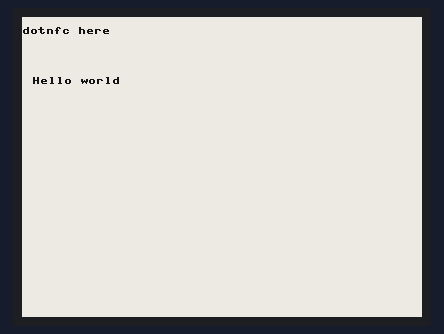
Bench run of a program on a simulated ESP32 board running MicroPython. Shown: 400×300 one-colour display. An e-paper refresh takes a nominal 2 s (0.4 s partial, 12 s with colour).

Above: at 3.5 s.

The program:

epd_z96.py
```python
#-*- coding:utf-8 -*-
#----------------------------------------------------------------
# FPC Label: HINK-E042A13-A0
# Panel    : GDEH042Z96
# IC       : SSD1619A
# Product  : Stellar-XL3N
#
# by dotnfc, 2023/09/22
#

from micropython import const
from machine import SPI, Pin
from time import sleep_ms
from framebuf import *
from logger import *
from board import *

BUSY = const(1)  # 1=busy, 0=idle

class EPD(FrameBuffer):
    # Display resolution
    WIDTH  = const(400)
    HEIGHT = const(300)
    BUF_SIZE = const(WIDTH * HEIGHT // 8)

    def __init__(self):

        self.spi = SPI(1, baudrate=20000000, polarity=0, phase=0, sck=EPD_PIN_SCK, mosi=EPD_PIN_SDA)
        self.spi.init()

        self.cs = EPD_PIN_CS
        self.dc = EPD_PIN_DC
        self.rst = EPD_PIN_RST
        self.busy = EPD_PIN_BUSY

        self.cs.init(self.cs.OUT, value=1)
        self.dc.init(self.dc.OUT, value=0)
        self.rst.init(self.rst.OUT, value=0)
        self.busy.init(self.busy.IN)

        self.width = self.WIDTH
        self.height = self.HEIGHT

        self.buf = bytearray(self.BUF_SIZE)
        super().__init__(self.buf, self.WIDTH, self.HEIGHT, MONO_HLSB)

    LUT_FULL_UPDATE    = bytearray(b'\x80\x60\x40\x00\x00\x00\x00\x10\x60\x20\x00\x00\x00\x00\x80\x60\x40\x00\x00\x00\x00\x10\x60\x20\x00\x00\x00\x00\x00\x00\x00\x00\x00\x00\x00\x03\x03\x00\x00\x02\x09\x09\x00\x00\x02\x03\x03\x00\x00\x02\x00\x00\x00\x00\x00\x00\x00\x00\x00\x00\x00\x00\x00\x00\x00\x00\x00\x00\x00\x00\x15\x41\xA8\x32\x30\x0A')
    LUT_PARTIAL_UPDATE = bytearray(b'\x00\x00\x00\x00\x00\x00\x00\x80\x00\x00\x00\x00\x00\x00\x40\x00\x00\x00\x00\x00\x00\x00\x00\x00\x00\x00\x00\x00\x00\x00\x00\x00\x00\x00\x00\x0A\x00\x00\x00\x00\x00\x00\x00\x00\x00\x00\x00\x00\x00\x00\x00\x00\x00\x00\x00\x00\x00\x00\x00\x00\x00\x00\x00\x00\x00\x00\x00\x00\x00\x00\x15\x41\xA8\x32\x30\x0A')

    def refresh(self, buf = None, full=True):
        '''Update screen contents.

        Args:
            - buf: the display contents to screen, can be none to use internal buffer
            - full: whether to update the entire screen, or just the partial of it
        '''

        if full:
            dprint("refresh full screen")
            self.init_full()
        else:
            dprint("refresh partial screen")
            self.init_partial()
            self.set_memory_area(0, 0, self.WIDTH, self.HEIGHT)

        self._command(0x24)
        if buf is not None:
            self._data(buf)
        else:
            self._data(self.buf)

        if full:
            self.update_full()
        else:
            self.update_partial()

        self.wait_until_idle()

        self._command(0x26)
        if buf is not None:
            self._data(buf)
        else:
            self._data(self.buf)

    def _command(self, command, data=None):
        self.cs(1) # according to LOLIN_EPD
        self.dc(0)
        self.cs(0)
        if isinstance(command, int):
            command = bytearray([command])
        self.spi.write(command)
        self.cs(1)
        if data is not None:
            if isinstance(data, int):
                data = bytearray([data])
            self._data(data)

    def _data(self, data):
        self.cs(1) # according to LOLIN_EPD
        self.dc(1)
        self.cs(0)
        if isinstance(data, int):
            data = bytearray([data])
        self.spi.write(data)
        self.cs(1)

    def power_on(self):
        self._command(0x22)
        self._data(0xc0)
        self._command(0x20)
        self.wait_until_idle()

    def power_off(self):
        self._command(0x22)
        self._data(0xc3)
        self._command(0x20)
        self.wait_until_idle()

    def init(self):
        self.init_full()

    def init_panel(self, reset=True):
        if reset:
            self.reset()

        self._command(0x74, 0x54); #set analog block control
        self._command(0x7E, 0x3B); #set digital block control
        self._command(0x0f, 0x00); #set gate scan start position
        self._command(0x01, b'\x2b\x01\x00'); #Driver output control
        self._command(0x3C, 0x03); # Border Wavefrom
        self._command(0x2C, 0x70); # VCOM Voltage
        self._command(0x03, 0x15); # Gate Driving Voltage Control 19V
        self._command(0x04, b'\x41\xa8\x32'); # Source Driving Voltage Control

        self._command(0x3A, 0x30); # Dummy Line
        self._command(0x3B, 0x0A); # Gate Time

        self.set_memory_area(0, 0, self.WIDTH, self.HEIGHT)

    def init_full(self):
        self.init_panel()
        self.set_lut(self.LUT_FULL_UPDATE)
        self.power_on()

    def init_partial(self):
        self.init_panel(False)
        self._command(0x2C, 0x26); # VCOM Voltage
        self.set_lut(self.LUT_PARTIAL_UPDATE)
        self.power_on()

    def update_full(self):
        self._command(0x22, 0xc4)
        self._command(0x20)
        self.wait_until_idle()

    def update_partial(self):
        self._command(0x22, 0x04)
        self._command(0x20)
        self.wait_until_idle()

    def wait_until_idle(self):
            while self.busy.value() == BUSY:
                sleep_ms(100)

    def set_lut(self, lut):
        self._command(0x32, lut)

    def reset(self):
        self.rst(1)
        sleep_ms(10)

        self.rst(0)
        sleep_ms(10)

        self.rst(1)

    # specify the memory area for data R/W
    def set_memory_area(self, x_start, y_start, x_end, y_end):
        self._command(0x11); # set ram entry mode
        self._data(0x03);    # x increase, y increase : normal mode

        # x point must be the multiple of 8 or the last 3 bits will be ignored
        self._command(0x44)
        self._data(x_start // 8)
        self._data((x_start + x_end - 1) // 8)

        self._command(0x45)
        self._data(y_start % 256)
        self._data(y_start // 256)
        self._data((y_start + y_end - 1) % 256)
        self._data((y_start + y_end - 1) // 256)

        self._command(0x4e)
        self._data(x_start // 8)
        self._command(0x4f)
        self._data(y_start % 256)
        self._data(y_start // 256)

        self.wait_until_idle()

    # to wakeup panel, just call reset() or init()
    def sleep(self):
        self.power_off()
        self._command(0x10)
        self._data(0x01)
        #self.wait_until_idle()

def main():
    import time
    epd = EPD()
    epd.init()

    epd.fill(1)
    epd.text('Hello world', 10, 60, 0)
    epd.refresh()
    time.sleep(1)

    epd.text('dotnfc here', 0, 10, 0)
    epd.refresh(full=False)

    epd.sleep()

if __name__ == "__main__":
    main()
```

logger.py
```python
#-*- coding:utf-8 -*-
#----------------------------------------------------------------
#
# logger for epd driver
#
# by dotnfc, 2023/09/22
#

def dprint(*args, **kwargs):
    should_print = False

    if should_print:
        print(*args, **kwargs)
```

board.py
```python
#-*- coding:utf-8 -*-
#----------------------------------------------------------------
#
# board config
#
# by dotnfc, 2023/09/22
#
from micropython import const
try:
    from machine import Pin
except ImportError:
    from usdl2_pin import Pin

# led
LED_BLUE     = Pin(4)

# buzzer
BUZZER       = Pin(10)

# epd io
EPD_PIN_CS   = Pin(13)
EPD_PIN_SCK  = Pin(12)
EPD_PIN_SDA  = Pin(11)

EPD_PIN_CS2  = Pin(48)

EPD_PIN_DC   = Pin(14)
EPD_PIN_RST  = Pin(21)
EPD_PIN_BUSY = Pin(47)

# button
KEY_IO0      = Pin(0)
KEY_USER     = Pin(9)

#
USB_PWR_SENSE= Pin(8)
NFC_PWR_SENSE= Pin(18)

# battery
BATTERY_ADC  = Pin(1)
BATTERY_ADC_EN= Pin(2)

# temperature sensor
SENSOR_EN   = Pin(5)  # -> IO5
SENSOR_SCL  = Pin(39)
SENSOR_SDA  = Pin(38)

# nfc tag
NFC_TAG_NSS = Pin(17)
NFC_TAG_IRQ = Pin(6)
NFC_TAG_SCL = Pin(16)
NFC_TAG_SDA = Pin(15)

# sd mmc one data line
SD_MMC_CLK = Pin(41)
SD_MMC_CMD = Pin(40)
SD_MMC_D0  = Pin(42)
```
